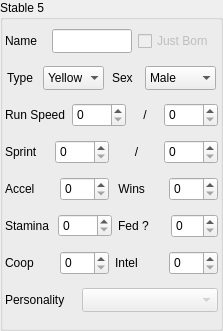
       <widget class="QGroupBox" name="box_stable5">
        <property name="enabled">
         <bool>true</bool>
        </property>
        <property name="geometry">
         <rect>
          <x>236</x>
          <y>6</y>
          <width>223</width>
          <height>331</height>
         </rect>
        </property>
        <property name="title">
         <string>Stable 5</string>
        </property>
        <layout class="QVBoxLayout" name="verticalLayout_11">
         <property name="margin">
          <number>2</number>
         </property>
         <item>
          <layout class="QHBoxLayout" name="horizontalLayout_42">
           <item>
            <widget class="QLabel" name="label_128">
             <property name="maximumSize">
              <size>
               <width>41</width>
               <height>1687897</height>
              </size>
             </property>
             <property name="text">
              <string>Name</string>
             </property>
            </widget>
           </item>
           <item>
            <widget class="QLineEdit" name="line_c5_name">
             <property name="enabled">
              <bool>true</bool>
             </property>
             <property name="maximumSize">
              <size>
               <width>80</width>
               <height>24</height>
              </size>
             </property>
             <property name="maxLength">
              <number>6</number>
             </property>
             <property name="readOnly">
              <bool>false</bool>
             </property>
            </widget>
           </item>
           <item>
            <widget class="QCheckBox" name="cb_c5_born">
             <property name="enabled">
              <bool>false</bool>
             </property>
             <property name="maximumSize">
              <size>
               <width>16777215</width>
               <height>24</height>
              </size>
             </property>
             <property name="text">
              <string>Just Born</string>
             </property>
            </widget>
           </item>
          </layout>
         </item>
         <item>
          <layout class="QHBoxLayout" name="horizontalLayout_43">
           <item>
            <widget class="QLabel" name="label_129">
             <property name="maximumSize">
              <size>
               <width>28</width>
               <height>200</height>
              </size>
             </property>
             <property name="text">
              <string>Type</string>
             </property>
            </widget>
           </item>
           <item>
            <widget class="QComboBox" name="cb_c5_type">
             <property name="minimumSize">
              <size>
               <width>61</width>
               <height>24</height>
              </size>
             </property>
             <property name="maximumSize">
              <size>
               <width>61</width>
               <height>24</height>
              </size>
             </property>
             <property name="frame">
              <bool>false</bool>
             </property>
             <item>
              <property name="text">
               <string>Yellow</string>
              </property>
             </item>
             <item>
              <property name="text">
               <string>Green</string>
              </property>
             </item>
             <item>
              <property name="text">
               <string>Blue</string>
              </property>
             </item>
             <item>
              <property name="text">
               <string>Black</string>
              </property>
             </item>
             <item>
              <property name="text">
               <string>Gold</string>
              </property>
             </item>
            </widget>
           </item>
           <item>
            <widget class="QLabel" name="label_130">
             <property name="maximumSize">
              <size>
               <width>25</width>
               <height>200</height>
              </size>
             </property>
             <property name="text">
              <string>Sex</string>
             </property>
            </widget>
           </item>
           <item>
            <widget class="QComboBox" name="cb_c5_sex">
             <property name="maximumSize">
              <size>
               <width>71</width>
               <height>24</height>
              </size>
             </property>
             <property name="frame">
              <bool>false</bool>
             </property>
             <item>
              <property name="text">
               <string>Male</string>
              </property>
             </item>
             <item>
              <property name="text">
               <string>Female</string>
              </property>
             </item>
            </widget>
           </item>
          </layout>
         </item>
         <item>
          <layout class="QHBoxLayout" name="horizontalLayout_44">
           <item>
            <widget class="QLabel" name="label_131">
             <property name="maximumSize">
              <size>
               <width>16777215</width>
               <height>16777215</height>
              </size>
             </property>
             <property name="text">
              <string>Run Speed</string>
             </property>
            </widget>
           </item>
           <item>
            <widget class="QSpinBox" name="sb_c5_speed">
             <property name="maximumSize">
              <size>
               <width>16777215</width>
               <height>24</height>
              </size>
             </property>
             <property name="alignment">
              <set>Qt::AlignLeading|Qt::AlignLeft|Qt::AlignVCenter</set>
             </property>
             <property name="maximum">
              <number>9999</number>
             </property>
            </widget>
           </item>
           <item>
            <widget class="QLabel" name="label_132">
             <property name="text">
              <string>/</string>
             </property>
             <property name="alignment">
              <set>Qt::AlignCenter</set>
             </property>
            </widget>
           </item>
           <item>
            <widget class="QSpinBox" name="sb_c5_maxspeed">
             <property name="maximumSize">
              <size>
               <width>16777215</width>
               <height>24</height>
              </size>
             </property>
             <property name="alignment">
              <set>Qt::AlignLeading|Qt::AlignLeft|Qt::AlignVCenter</set>
             </property>
             <property name="maximum">
              <number>9999</number>
             </property>
            </widget>
           </item>
          </layout>
         </item>
         <item>
          <layout class="QHBoxLayout" name="horizontalLayout_45">
           <item>
            <widget class="QLabel" name="label_133">
             <property name="maximumSize">
              <size>
               <width>91</width>
               <height>16777215</height>
              </size>
             </property>
             <property name="text">
              <string>Sprint </string>
             </property>
            </widget>
           </item>
           <item>
            <widget class="QSpinBox" name="sb_c5_sprint">
             <property name="maximumSize">
              <size>
               <width>16777215</width>
               <height>24</height>
              </size>
             </property>
             <property name="alignment">
              <set>Qt::AlignLeading|Qt::AlignLeft|Qt::AlignVCenter</set>
             </property>
             <property name="maximum">
              <number>9999</number>
             </property>
            </widget>
           </item>
           <item>
            <widget class="QLabel" name="label_149">
             <property name="text">
              <string>/</string>
             </property>
             <property name="alignment">
              <set>Qt::AlignCenter</set>
             </property>
            </widget>
           </item>
           <item>
            <widget class="QSpinBox" name="sb_c5_maxsprint">
             <property name="maximumSize">
              <size>
               <width>16777215</width>
               <height>24</height>
              </size>
             </property>
             <property name="alignment">
              <set>Qt::AlignLeading|Qt::AlignLeft|Qt::AlignVCenter</set>
             </property>
             <property name="maximum">
              <number>9999</number>
             </property>
            </widget>
           </item>
          </layout>
         </item>
         <item>
          <layout class="QHBoxLayout" name="horizontalLayout_46">
           <item>
            <widget class="QLabel" name="label_134">
             <property name="maximumSize">
              <size>
               <width>81</width>
               <height>16777215</height>
              </size>
             </property>
             <property name="text">
              <string>Accel</string>
             </property>
            </widget>
           </item>
           <item>
            <widget class="QSpinBox" name="sb_c5_accel">
             <property name="maximumSize">
              <size>
               <width>16777215</width>
               <height>24</height>
              </size>
             </property>
             <property name="alignment">
              <set>Qt::AlignLeading|Qt::AlignLeft|Qt::AlignVCenter</set>
             </property>
             <property name="maximum">
              <number>255</number>
             </property>
            </widget>
           </item>
           <item>
            <widget class="QLabel" name="label_135">
             <property name="maximumSize">
              <size>
               <width>71</width>
               <height>16777215</height>
              </size>
             </property>
             <property name="text">
              <string> Wins</string>
             </property>
            </widget>
           </item>
           <item>
            <widget class="QSpinBox" name="sb_c5_raceswon">
             <property name="maximumSize">
              <size>
               <width>16777215</width>
               <height>24</height>
              </size>
             </property>
             <property name="alignment">
              <set>Qt::AlignLeading|Qt::AlignLeft|Qt::AlignVCenter</set>
             </property>
             <property name="maximum">
              <number>255</number>
             </property>
            </widget>
           </item>
          </layout>
         </item>
         <item>
          <layout class="QHBoxLayout" name="horizontalLayout_47">
           <item>
            <widget class="QLabel" name="label_136">
             <property name="text">
              <string>Stamina</string>
             </property>
            </widget>
           </item>
           <item>
            <widget class="QSpinBox" name="sb_c5_stamina">
             <property name="alignment">
              <set>Qt::AlignLeading|Qt::AlignLeft|Qt::AlignVCenter</set>
             </property>
             <property name="maximum">
              <number>9999</number>
             </property>
            </widget>
           </item>
           <item>
            <widget class="QLabel" name="label_137">
             <property name="maximumSize">
              <size>
               <width>61</width>
               <height>16777215</height>
              </size>
             </property>
             <property name="text">
              <string>Fed ?</string>
             </property>
            </widget>
           </item>
           <item>
            <widget class="QSpinBox" name="sb_c5_pcount">
             <property name="maximumSize">
              <size>
               <width>16777215</width>
               <height>24</height>
              </size>
             </property>
             <property name="alignment">
              <set>Qt::AlignLeading|Qt::AlignLeft|Qt::AlignVCenter</set>
             </property>
             <property name="maximum">
              <number>255</number>
             </property>
            </widget>
           </item>
          </layout>
         </item>
         <item>
          <layout class="QHBoxLayout" name="horizontalLayout_48">
           <item>
            <widget class="QLabel" name="label_138">
             <property name="maximumSize">
              <size>
               <width>81</width>
               <height>16777215</height>
              </size>
             </property>
             <property name="text">
              <string>Coop</string>
             </property>
            </widget>
           </item>
           <item>
            <widget class="QSpinBox" name="sb_c5_coop">
             <property name="maximumSize">
              <size>
               <width>16777215</width>
               <height>24</height>
              </size>
             </property>
             <property name="alignment">
              <set>Qt::AlignLeading|Qt::AlignLeft|Qt::AlignVCenter</set>
             </property>
             <property name="maximum">
              <number>255</number>
             </property>
            </widget>
           </item>
           <item>
            <widget class="QLabel" name="label_139">
             <property name="maximumSize">
              <size>
               <width>71</width>
               <height>16777215</height>
              </size>
             </property>
             <property name="text">
              <string>Intel</string>
             </property>
            </widget>
           </item>
           <item>
            <widget class="QSpinBox" name="sb_c5_intel">
             <property name="maximumSize">
              <size>
               <width>16777215</width>
               <height>24</height>
              </size>
             </property>
             <property name="alignment">
              <set>Qt::AlignLeading|Qt::AlignLeft|Qt::AlignVCenter</set>
             </property>
             <property name="maximum">
              <number>255</number>
             </property>
            </widget>
           </item>
          </layout>
         </item>
         <item>
          <layout class="QHBoxLayout" name="horizontalLayout_49">
           <item>
            <widget class="QLabel" name="label_140">
             <property name="maximumSize">
              <size>
               <width>71</width>
               <height>16777215</height>
              </size>
             </property>
             <property name="text">
              <string>Personality</string>
             </property>
            </widget>
           </item>
           <item>
            <widget class="QComboBox" name="sb_c5_personality">
             <property name="enabled">
              <bool>false</bool>
             </property>
             <property name="maximumSize">
              <size>
               <width>16777215</width>
               <height>24</height>
              </size>
             </property>
            </widget>
           </item>
          </layout>
         </item>
        </layout>
       </widget>
